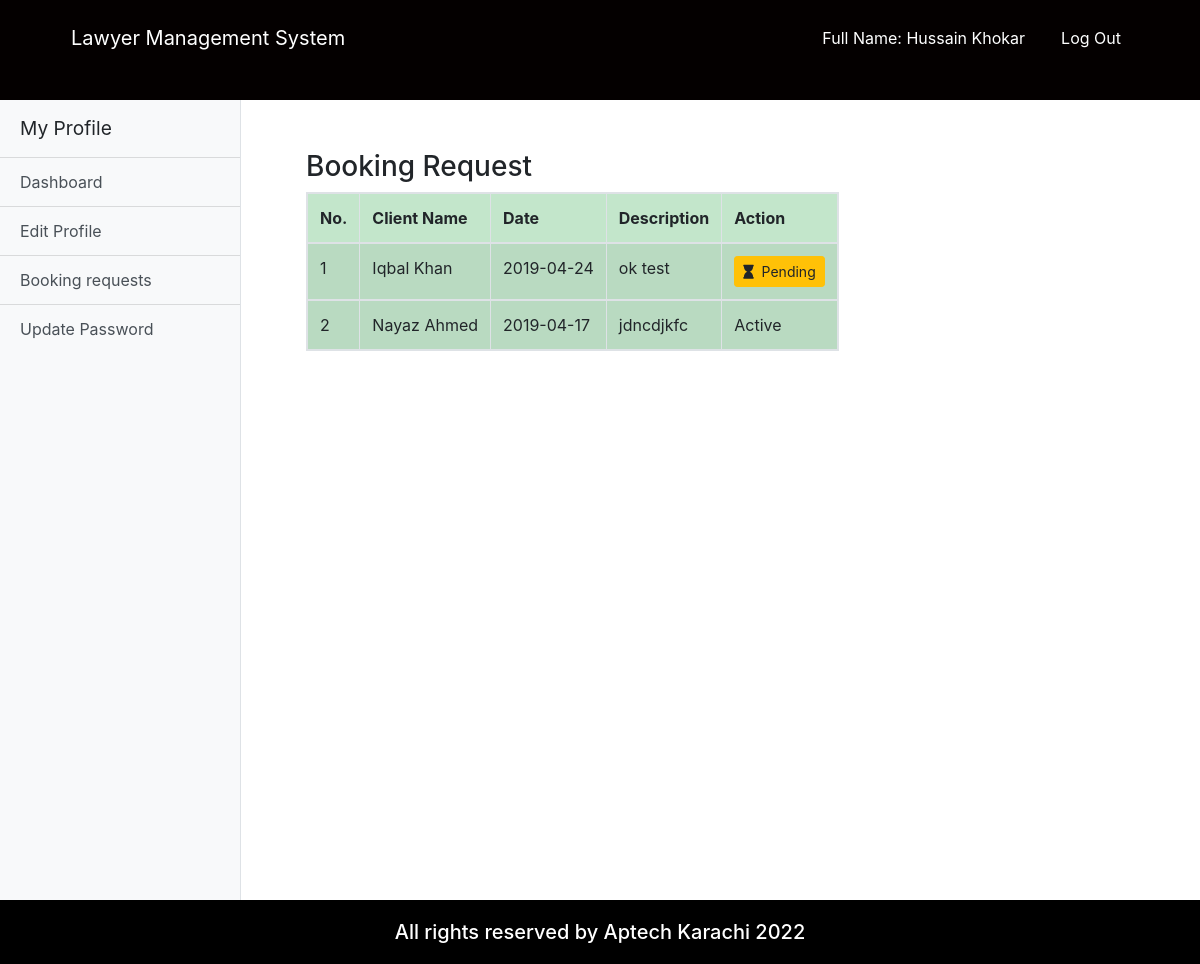
Screenshot of /lawyer_booking.php (signed in) with the database file from the repository.
### tables this page shows
CREATE TABLE `booking` (
  `booking_id` int(11) NOT NULL,
  `date` varchar(20) NOT NULL,
  `description` varchar(300) NOT NULL,
  `client_id` varchar(20) NOT NULL,
  `lawyer_id` varchar(20) NOT NULL,
  `status` varchar(20) NOT NULL
);

CREATE TABLE `user` (
  `u_id` varchar(20) NOT NULL,
  `first_Name` varchar(100) NOT NULL,
  `last_Name` varchar(100) NOT NULL,
  `email` varchar(100) NOT NULL,
  `password` varchar(100) NOT NULL,
  `status` varchar(100) NOT NULL,
  `role` varchar(100) NOT NULL
);

### lawyer_booking.php (the view, shortened to what this page needs)
<?php
	if($_SESSION['login']==TRUE AND $_SESSION['status']=='Active'){
	?>
	<!doctype html>
	<html lang="en">
		<head>
			<link rel="stylesheet" href="https://use.fontawesome.com/releases/v5.8.1/css/all.css">
			<link rel="stylesheet" href="css/all.css">
			<link rel="stylesheet" href="css/simple-sidebar.css">
			<link rel="stylesheet" href="css/bootstrap.css">
			<link rel="stylesheet" href="css/style.css">
			<link rel="stylesheet" href="css/media.css">
		</head>
		<body>
			<header class="customnav">
				<div class="container">
					<div class="row">
						<div class="col-md-12">
							<nav class="navbar navbar-expand-lg ">
								<a class="navbar-brand cus-a" href="#">Lawyer Management System</a>
								<div class="collapse navbar-collapse" id="navbarSupportedContent">
									<ul class="navbar-nav ml-auto ">
										<li class="">
											<a class="nav-link cus-a" href="#">Full Name: <?php echo $_SESSION['first_Name'];?> <?php echo $_SESSION['last_Name'];?></a>
										</li>
										<li class="">
											<a class="nav-link cus-a" href="logout.php">Log Out</a>
										</li>
									</ul>
								</div>
							</nav>
						</div>
					</div>
				</div>
			</header>
			<body>
				<div class="d-flex" id="wrapper">
					<div class="bg-light border-right" id="sidebar-wrapper">
						<div class="sidebar-heading">My Profile</div>
						<div class="list-group list-group-flush">
							<a href="lawyer_dashboard.php" class="list-group-item list-group-item-action bg-light">Dashboard</a>
							<a href="lawyer_edit_profile.php" class="list-group-item list-group-item-action bg-light">Edit Profile</a>
							<a href="lawyer_booking.php" class="list-group-item list-group-item-action bg-light">Booking requests</a>
							<a href="update_password_admin.php" class="list-group-item list-group-item-action bg-light">Update Password</a>
						</div>
					</div>
					<section class="bookingrqst">
						<div class="container">
							<div class="span7">
								<div class="widget stacked widget-table action-table">
									<div class="widget-header">
										<h3>Booking Request</h3>
									</div>
									<div class="widget-content">
										<table class="table table-striped table-bordered  table-success table-responsive">
											<thead>
												<tr>
													<th>No.</th>
													<th>Client Name</th>
													<th>Date</th>
													<th>Description</th>
													<th>Action</th>
												</tr>
											</thead>
											<?php
												$a=$_SESSION['lawyer_id'];
												$conn = connect();
												$result = mysqli_query($conn,"SELECT booking_id,first_Name,last_Name,date,description,booking.status as 'statuss' FROM booking,client,user WHERE booking.client_id=client.client_id AND client.client_id=user.u_id and booking.lawyer_id='$a'");
												$counter = 0;
												while($row = mysqli_fetch_array($result)) {
												?>
												<tbody id="myTable">
													<tr>
														<td><?php echo ++$counter ;?></td>
														<td><?php echo $row["first_Name"]; ?> <?php echo $row["last_Name"]; ?></td>
														<td><?php echo $row["date"]; ?></td>
														<td><?php echo $row["description"]; ?></td>
														<?php if ($row['statuss']=='Pending'){ ?>
															<td>
																<a class="btn btn-sm btn-warning" href="lawyer_booking.php?unblock_id=<?=$row['booking_id']?>"><i class="fas fa-hourglass"></i>&nbsp; Pending</a>
															</td>
															<?php }
															else{?>
															<td>
																Active
															</td>
														<?php }?>
													</tr>
													<?php
													}
												?>
											</table>
										</div>
									</div>
								</div>
							</div>
						</div>
			</body>
			<footer>
				<div class="container">
					<div class="row">
						<div class="col">
							<h5>All rights reserved by Aptech Karachi 2022</h5>
						</div>
					</div>
				</div>
			</footer>
		</body>
	</html>
	<?php
	}else
	header('location:login.php?deactivate');
?>

### css/all.css (style rules this page uses)
.fa,.fab,.fal,.far,.fas { -moz-osx-font-smoothing:grayscale;-webkit-font-smoothing:antialiased;display:inline-block;font-style:normal;font-variant:normal;text-rendering:auto;line-height:1 }
.fa-hourglass:before { content:"\f254" }
.fa,.far,.fas { font-family:"Font Awesome 5 Free" }
.fa,.fas { font-weight:900 }

### css/simple-sidebar.css (style rules this page uses)
body { overflow-x: hidden; }
#sidebar-wrapper { min-height: 100vh; margin-left: -15rem; -webkit-transition: margin .25s ease-out; -moz-transition: margin .25s ease-out; -o-transition: margin .25s ease-out; transition: margin .25s ease-out; }
#sidebar-wrapper .sidebar-heading { padding: 0.875rem 1.25rem; font-size: 1.2rem; }
#sidebar-wrapper .list-group { width: 15rem; }
@media (min-width: 768px) { #sidebar-wrapper { margin-left: 0; } }

### css/style.css (style rules this page uses)
* { margin: 0; padding: 0; }
html { height: 100% !important; }
body { display: flex !important; min-height: 100% !important; flex-direction: column; }
.customnav { background-color: #040000; height: 100px; }
.customnav a { margin: 10px 10px; }
.cus-a { color: white !important; }
footer { margin-top: auto; background-color: black; color: white; }
footer h5 { text-align: center; margin: 20px 0px; }
.bookingrqst { margin: 50px; }

### rows the page displays
booking: user.first_Name "Iqbal", user.last_Name "Khan", date "2019-04-24", description "ok test"
booking: user.first_Name "Nayaz", user.last_Name "Ahmed", date "2019-04-17", description "jdncdjkfc", status "Active"

### other values shown
$_SESSION['first_Name'] "Hussain"
$_SESSION['last_Name'] "Khokar"
